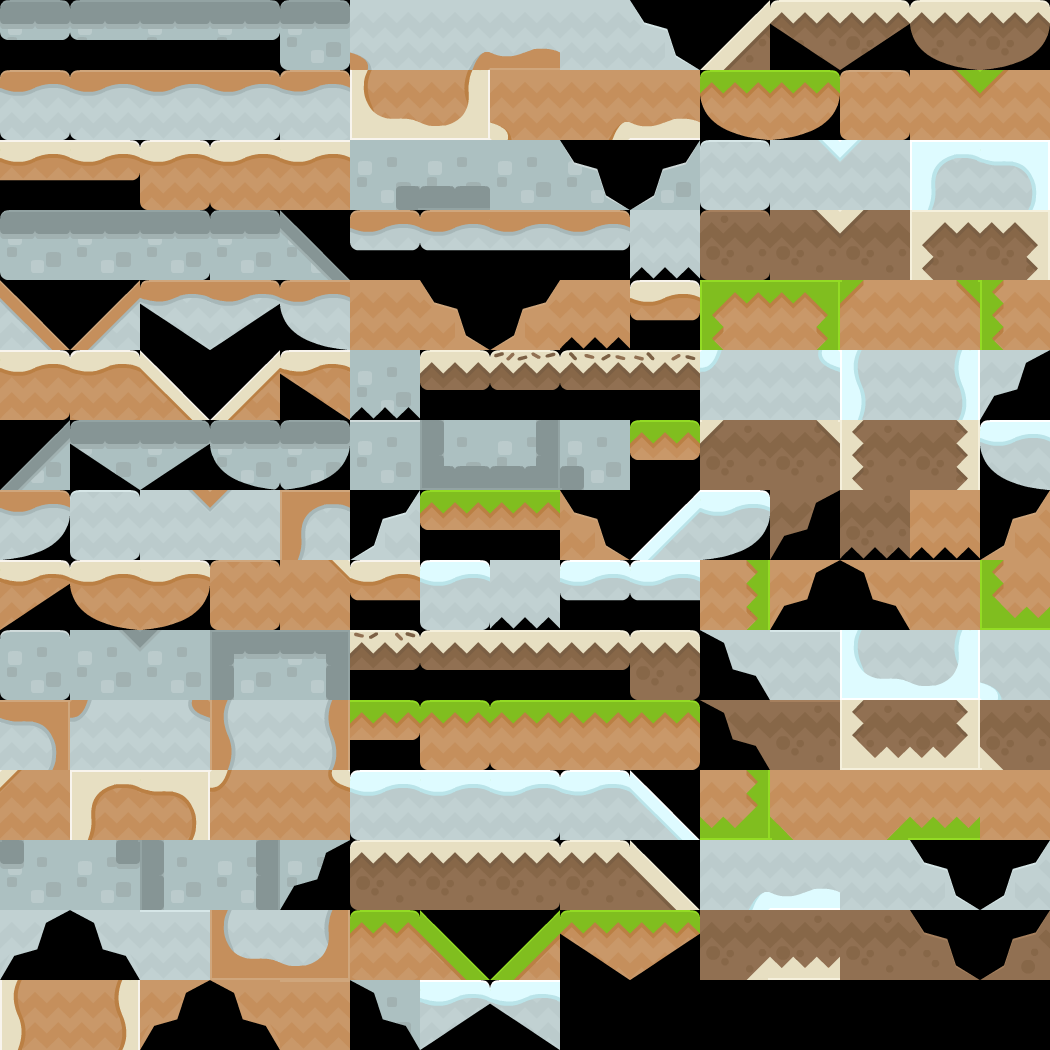

Tiled map render using the project's own tile images. Description and the map definition, with tile-layer contents summarised, below:
An orthogonal 15x15 tile map with 70x70 px tiles, 1 tile layer (Tile Layer 1).

<map version="1.0" tiledversion="2018.06.27" orientation="orthogonal" renderorder="right-down" width="15" height="15" tilewidth="70" tileheight="70" infinite="0" nextlayerid="4" nextobjectid="1">
 <tileset firstgid="1" source="ground-tileset.tsx" />
 <layer id="3" name="Tile Layer 1" width="15" height="15">
  <data>[225 cells, 220 non-empty, 220 distinct tile ids]</data>
 </layer>
</map>
